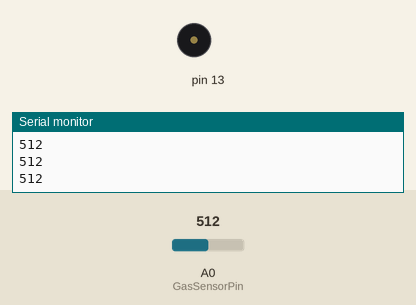
The sketch below on a simulated Arduino Uno, built with avr-gcc and run on an emulated ATmega328P. Shown: buzzer (waves = sounding), the last lines printed to the serial monitor. The inputs (shaded band) are chosen by the test bench; at power-on: A0 (GasSensorPin) = 512. The modem accepts every AT command (registered, SIM ready, sends succeed) and sends nothing else.

Above: at 17.1 s.
17.2 s: A0 (GasSensorPin) set to 589
18.7 s: A0 (GasSensorPin) set to 617
At 20.3 s:
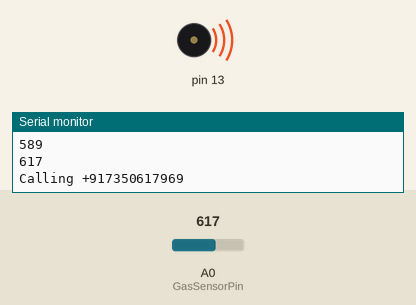
Timing chart, 0 to 30.4 s (numbered marks = the images above; inputs shaded):
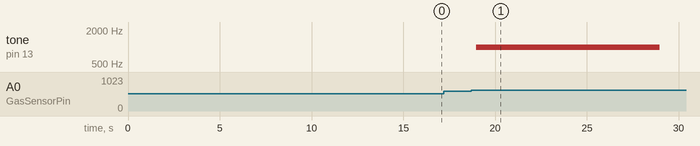

Measured:
- the behaviour switches between 600 and 601 on A0 (GasSensorPin) (found by bisection; images 0 and 1)
- after the input at 18.7 s, tone on pin 13: silent → 1000 Hz after 0.28 s, → silent 10.0 s later

The sketch:

code_SIM900.ino
```cpp
#include <SoftwareSerial.h>
SoftwareSerial SIM900(7, 8);

int sensor = 12;
int speaker = 13;
int gas_value, Gas_alert_val, Gas_shut_val;
int Gas_Leak_Status;
int call_count = 0; // Counter for the number of calls
int sensorValue;
int flg = 0;
int GasSensorPin = A0;
String location;
String phoneNumber = "+917350617969"; // The phone number to call

/* Variables for fetching Co-ordinates */
int i = 0;
String pass;
char *token;
char response[800], fin[30];
String loc[2];

void setup() {
  pinMode(sensor, INPUT);
  SIM900.begin(9600);
  Serial.begin(9600);
  location = show();
  delay(500);
  Serial.println("SIM900 Initialized");
  SIM900.println("AT"); // Test AT command
  delay(100);
  ShowSerialData();
}

void loop() {
  CheckGas();
  CheckShutDown();
}

void CheckGas() {
  sensorValue = ScanGasLevel();      // read analog input pin 0
  Serial.println(sensorValue, DEC); // prints the value read
  delay(100);                       // wait 100ms for next
  if (sensorValue > 600) {
    SetAlert();
    flg = 1;
  }
}

int ScanGasLevel() {
  sensorValue = analogRead(GasSensorPin); // read analog input pin 0
  delay(100);                             // wait 100ms for next reading
  return sensorValue;                     // returns temperature value in degree celsius
}

void SetAlert() {
  tone(13, 1000, 10000);
  while (call_count < 1 && flg == 0) // Number of Call Attempts
  {
    MakeCall(); // Function to make a voice call
  }
  Gas_Leak_Status = 1;
}

void CheckShutDown() {
  if (Gas_Leak_Status == 1) {
    Gas_shut_val = ScanGasLevel(); // scan the gas level
    if (Gas_shut_val < 600) {
      noTone(13);         // stop the buzzer
      call_count = 0;
      Gas_Leak_Status = 0;
    }
  }
}

void MakeCall() {
  Serial.print("Calling ");
  Serial.println(phoneNumber);
  SIM900.print("ATD");
  SIM900.print(phoneNumber);
  SIM900.println(";"); // Dial command with semicolon at the end
  delay(20000);        // Keep the call active for a certain duration (adjust as needed)
  SIM900.println("ATH");   // Hang up the call
  Serial.println("Call ended.");
  delay(5000);         // Delay before allowing another call
  call_count++;
}

void ShowSerialData() {
  while (SIM900.available() != 0) {
    Serial.write(char(SIM900.read()));
    response[i] = char(SIM900.read());
    Serial.print(response[i++]);
  }
}

String show() {
  SIM900.println("AT+CSQ"); // Signal quality check
  delay(100);
  ShowSerialData();

  SIM900.println("AT+CGATT?"); //Attach or Detach from GPRS Support
  delay(100);
  ShowSerialData();

  SIM900.println("AT+SAPBR=3,1,\"CONTYPE\",\"GPRS\""); //setting the SAPBR, the connection type is using gprs
  delay(1000);
  ShowSerialData();

  SIM900.println("AT+SAPBR=3,1,\"APN\",\"CMNET\""); //setting the APN, Access point name string
  delay(4000);
  ShowSerialData();

  SIM900.println("AT+SAPBR=1,1"); //Openig the bearer having identifier 1
  delay(2000);
  ShowSerialData();

  SIM900.println("AT+SAPBR=2,1"); //query the bearer having identifier 1
  delay(2000);
  ShowSerialData();

  SIM900.println("AT+CIPGSMLOC=1,1"); //setting the SAPBR
  delay(2000);
  ShowSerialData();

  SIM900.println("AT+CIPGSMLOC=2,1"); //querying for the location
  delay(2000);
  ShowSerialData();

  SIM900.println("AT+SAPBR=0,1"); //Deactivating the bearer having identifier 1
  delay(2000);
  ShowSerialData();

  int j = 0;
  for (i = 200; i < 222; ++i) {
    fin[j] = response[i];
    j++;
  }
  String str(fin);
  token = strtok(fin, ",");
  int x = 0;
  while (token != NULL) {
    if (x < 2)
      loc[x] = token;
    x++;
    token = strtok(NULL, ",");
  }

  pass = "http://maps.google.com/?q=";
  pass.concat(loc[2]);
  pass.concat(",");
  pass.concat(loc[1]);
  return pass;
}
```
